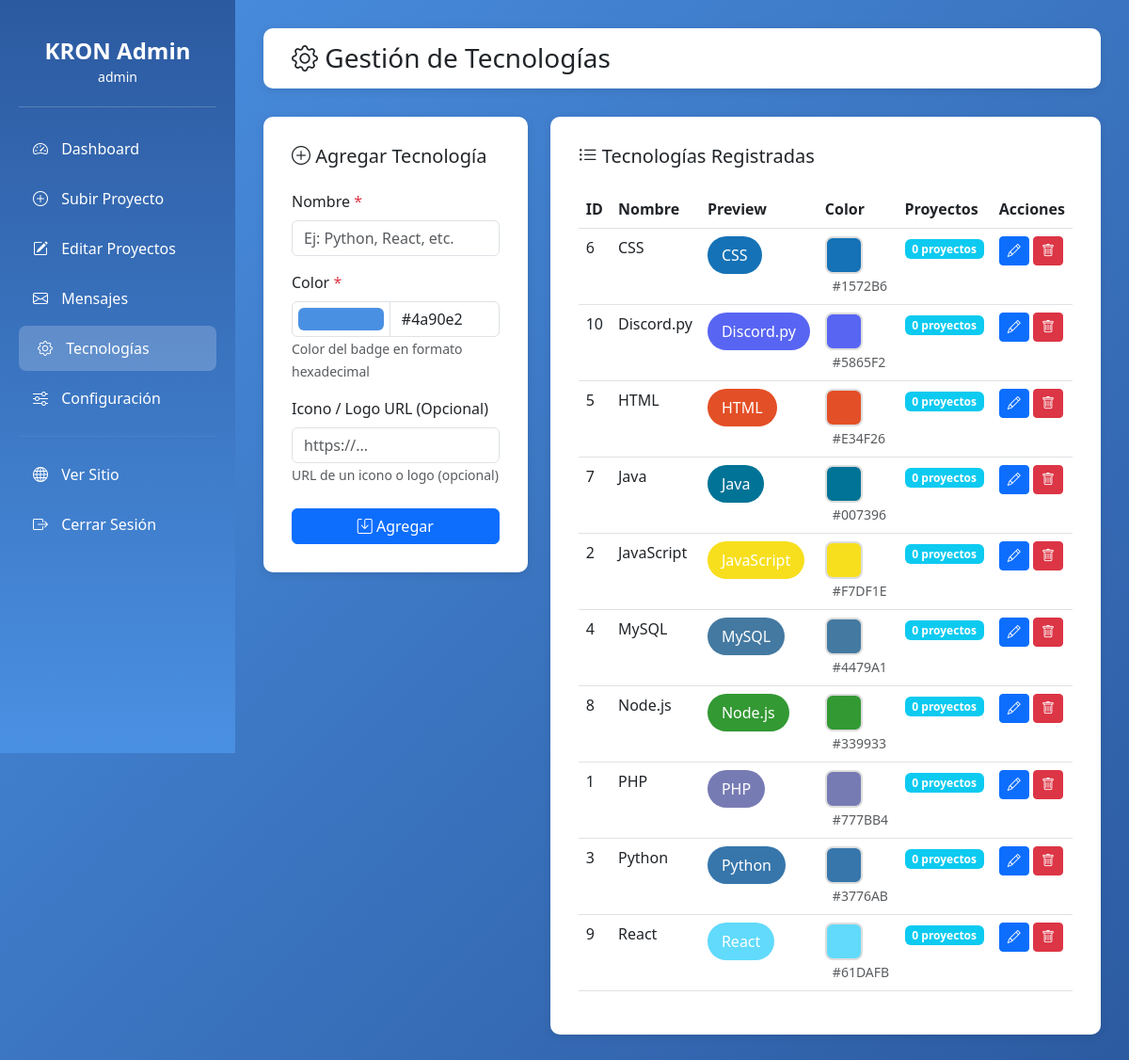
/admin/tecnologias.php (signed in), run on the app's committed database.
### tables this page shows
CREATE TABLE tecnologias (
    id INT AUTO_INCREMENT PRIMARY KEY,
    nombre VARCHAR(50) NOT NULL UNIQUE,
    icono VARCHAR(255),
    color VARCHAR(7)
);

### admin/tecnologias.php (the view, shortened to what this page needs)
<?php
require_once '../includes/conexion.php';
$tecnologias = $conn->query("
    SELECT t.*,
           COUNT(pt.proyecto_id) as proyectos_usando
    FROM tecnologias t
    LEFT JOIN proyectos_tecnologias pt ON t.id = pt.tecnologia_id
    GROUP BY t.id
    ORDER BY t.nombre
");
$tecnologia_editar = null;
?>
<!DOCTYPE html>
<html lang="es">
<head>
    <link href="https://cdn.jsdelivr.net/npm/bootstrap@5.3.0/dist/css/bootstrap.min.css" rel="stylesheet">
    <link rel="stylesheet" href="https://cdn.jsdelivr.net/npm/bootstrap-icons@1.11.0/font/bootstrap-icons.css">
    <link rel="stylesheet" href="../assets/css/configuracion.css">
</head>
<body>
    <div class="sidebar">
        <div class="sidebar-header">
            <h4>KRON Admin</h4>
            <small><?php echo $_SESSION['admin_usuario']; ?></small>
        </div>
        <ul class="sidebar-menu">
            <li>
                <a href="dashboard.php">
                    <i class="bi bi-speedometer2"></i> Dashboard
                </a>
            </li>
            <li>
                <a href="subir-proyecto.php">
                    <i class="bi bi-plus-circle"></i> Subir Proyecto
                </a>
            </li>
            <li>
                <a href="editar-proyecto.php">
                    <i class="bi bi-pencil-square"></i> Editar Proyectos
                </a>
            </li>
            <li>
                <a href="mensajes.php">
                    <i class="bi bi-envelope"></i> Mensajes
                </a>
            </li>
            <li>
                <a href="tecnologias.php" class="active">
                    <i class="bi bi-gear"></i> Tecnologías
                </a>
            </li>
            <li>
                <a href="configuracion.php">
                    <i class="bi bi-sliders"></i> Configuración
                </a>
            </li>
            <li>
                <hr style="border-color: rgba(255,255,255,0.2);">
            </li>
            <li>
                <a href="../index.php" target="_blank">
                    <i class="bi bi-globe"></i> Ver Sitio
                </a>
            </li>
            <li>
                <a href="logout.php">
                    <i class="bi bi-box-arrow-right"></i> Cerrar Sesión
                </a>
            </li>
        </ul>
    </div>
    <div class="main-content">
        <div class="top-bar">
            <h3 class="mb-0">
                <i class="bi bi-gear"></i> Gestión de Tecnologías
            </h3>
        </div>
        <div class="row">
            <div class="col-lg-4">
                <div class="form-card">
                    <h5 class="mb-4">
                        <i class="bi bi-<?php echo $tecnologia_editar ? 'pencil' : 'plus-circle'; ?>"></i>
                        <?php echo $tecnologia_editar ? 'Editar Tecnología' : 'Agregar Tecnología'; ?>
                    </h5>
                    <form method="POST" action="tecnologias.php">
                        <div class="mb-3">
                            <label for="nombre" class="form-label">
                                Nombre <span class="text-danger">*</span>
                            </label>
                            <input type="text"
                                   class="form-control"
                                   id="nombre"
                                   name="nombre"
                                   placeholder="Ej: Python, React, etc."
                                   value="<?php echo $tecnologia_editar ? htmlspecialchars($tecnologia_editar['nombre']) : ''; ?>"
                                   required>
                        </div>
                        <div class="mb-3">
                            <label for="color" class="form-label">
                                Color <span class="text-danger">*</span>
                            </label>
                            <div class="input-group">
                                <input type="color"
                                       class="form-control form-control-color"
                                       id="color"
                                       name="color"
                                       value="<?php echo $tecnologia_editar ? htmlspecialchars($tecnologia_editar['color']) : '#4a90e2'; ?>"
                                       required>
                                <input type="text"
                                       class="form-control"
                                       id="color_text"
                                       placeholder="#RRGGBB"
                                       value="<?php echo $tecnologia_editar ? htmlspecialchars($tecnologia_editar['color']) : '#4a90e2'; ?>"
                                       pattern="^#[0-9A-Fa-f]{6}$">
                            </div>
                            <small class="text-muted">Color del badge en formato hexadecimal</small>
                        </div>
                        <div class="mb-4">
                            <label for="icono" class="form-label">Icono / Logo URL (Opcional)</label>
                            <input type="url"
                                   class="form-control"
                                   id="icono"
                                   name="icono"
                                   placeholder="https://..."
                                   value="<?php echo $tecnologia_editar ? htmlspecialchars($tecnologia_editar['icono']) : ''; ?>">
                            <small class="text-muted">URL de un icono o logo (opcional)</small>
                        </div>
                        <div class="d-grid gap-2">
                            <button type="submit" class="btn btn-primary">
                                <i class="bi bi-save"></i> <?php echo $tecnologia_editar ? 'Actualizar' : 'Agregar'; ?>
                            </button>
                        </div>
                    </form>
                </div>
            </div>
            <div class="col-lg-8">
                <div class="table-card">
                    <h5 class="mb-4">
                        <i class="bi bi-list-ul"></i> Tecnologías Registradas
                    </h5>
                    <div class="table-responsive">
                        <table class="table table-hover">
                            <thead>
                                <tr>
                                    <th>ID</th>
                                    <th>Nombre</th>
                                    <th>Preview</th>
                                    <th>Color</th>
                                    <th>Proyectos</th>
                                    <th>Acciones</th>
                                </tr>
                            </thead>
                            <tbody>
                                <?php while ($tech = $tecnologias->fetch_assoc()): ?>
                                <tr>
                                    <td><?php echo $tech['id']; ?></td>
                                    <td><?php echo htmlspecialchars($tech['nombre']); ?></td>
                                    <td>
                                        <span class="tech-preview" style="background-color: <?php echo $tech['color']; ?>">
                                            <?php echo htmlspecialchars($tech['nombre']); ?>
                                        </span>
                                    </td>
                                    <td>
                                        <span class="color-preview" style="background-color: <?php echo $tech['color']; ?>"></span>
                                        <small class="text-muted ms-2"><?php echo $tech['color']; ?></small>
                                    </td>
                                    <td>
                                        <span class="badge bg-info">
                                            <?php echo $tech['proyectos_usando']; ?> proyecto<?php echo $tech['proyectos_usando'] != 1 ? 's' : ''; ?>
                                        </span>
                                    </td>
                                    <td>
                                        <a href="tecnologias.php?editar=<?php echo $tech['id']; ?>"
                                           class="btn btn-sm btn-primary">
                                            <i class="bi bi-pencil"></i>
                                        </a>
                                        <?php if ($tech['proyectos_usando'] == 0): ?>
                                            <a href="tecnologias.php?eliminar=<?php echo $tech['id']; ?>"
                                               class="btn btn-sm btn-danger"
                                               onclick="return confirm('¿Estás seguro de eliminar esta tecnología?');">
                                                <i class="bi bi-trash"></i>
                                            </a>
                                        <?php else: ?>
                                            <button class="btn btn-sm btn-secondary" disabled title="En uso, no se puede eliminar">
                                                <i class="bi bi-lock"></i>
                                            </button>
                                        <?php endif; ?>
                                    </td>
                                </tr>
                                <?php endwhile; ?>
                            </tbody>
                        </table>
                    </div>
                </div>
            </div>
        </div>
    </div>
</body>
</html>

### assets/css/configuracion.css (style rules this page uses)
:root { --primary-blue: #4a90e2; --dark-blue: #2c5aa0; --sidebar-width: 250px; }
body { font-family: 'Segoe UI', Tahoma, Geneva, Verdana, sans-serif; background-color: #f8f9fa; }
.sidebar { position: fixed; top: 0; left: 0; height: 100vh; width: var(--sidebar-width); background: linear-gradient(180deg, var(--dark-blue) 0%, var(--primary-blue) 100%); color: white; padding: 20px; overflow-y: auto; }
.sidebar-header { text-align: center; padding: 20px 0; border-bottom: 1px solid rgba(255,255,255,0.2); margin-bottom: 20px; }
.sidebar-header h4 { margin: 0; font-weight: bold; }
.sidebar-menu { list-style: none; padding: 0; }
.sidebar-menu li { margin-bottom: 5px; }
.sidebar-menu a { display: block; padding: 12px 15px; color: white; text-decoration: none; border-radius: 8px; transition: all 0.3s; }
.sidebar-menu a:hover, .sidebar-menu a.active { background: rgba(255,255,255,0.2); padding-left: 20px; }
.sidebar-menu i { margin-right: 10px; width: 20px; }
.main-content { margin-left: var(--sidebar-width); padding: 30px; }
.top-bar { background: white; padding: 15px 30px; border-radius: 10px; box-shadow: 0 2px 10px rgba(0,0,0,0.1); margin-bottom: 30px; }
.form-card { background: white; border-radius: 10px; padding: 30px; box-shadow: 0 2px 10px rgba(0,0,0,0.1); margin-bottom: 30px; }
body { background: linear-gradient(135deg, var(--primary-blue) 0%, var(--dark-blue) 100%); min-height: 100vh; display: flex; align-items: center; justify-content: center; font-family: 'Segoe UI', Tahoma, Geneva, Verdana, sans-serif; }
.table-card { background: white; border-radius: 10px; padding: 30px; box-shadow: 0 2px 10px rgba(0,0,0,0.1); }
.tech-preview { display: inline-block; padding: 8px 15px; border-radius: 20px; color: white; font-weight: 500; }
.color-preview { width: 40px; height: 40px; border-radius: 8px; border: 2px solid #ddd; display: inline-block; vertical-align: middle; }
.form-card { background: white; border-radius: 10px; padding: 30px; box-shadow: 0 2px 10px rgba(0,0,0,0.1); }
.table-card { background: white; border-radius: 10px; padding: 30px; box-shadow: 0 2px 10px rgba(0,0,0,0.1); margin-bottom: 30px; }

### admin/tecnologias.php (style rules this page uses)
:root { --primary-blue: #4a90e2; --dark-blue: #2c5aa0; --sidebar-width: 250px; }

### data on the page
tecnologias: id "6", nombre "CSS", color "#1572B6", proyectos_usando "0"
tecnologias: id "10", nombre "Discord.py", color "#5865F2", proyectos_usando "0"
tecnologias: id "5", nombre "HTML", color "#E34F26", proyectos_usando "0"
tecnologias: id "7", nombre "Java", color "#007396", proyectos_usando "0"
tecnologias: id "2", nombre "JavaScript", color "#F7DF1E", proyectos_usando "0"
tecnologias: id "4", nombre "MySQL", color "#4479A1", proyectos_usando "0"
tecnologias: id "8", nombre "Node.js", color "#339933", proyectos_usando "0"
tecnologias: id "1", nombre "PHP", color "#777BB4", proyectos_usando "0"
tecnologias: id "3", nombre "Python", color "#3776AB", proyectos_usando "0"
tecnologias: id "9", nombre "React", color "#61DAFB", proyectos_usando "0"

### other printed values
$_SESSION['admin_usuario'] "admin"
